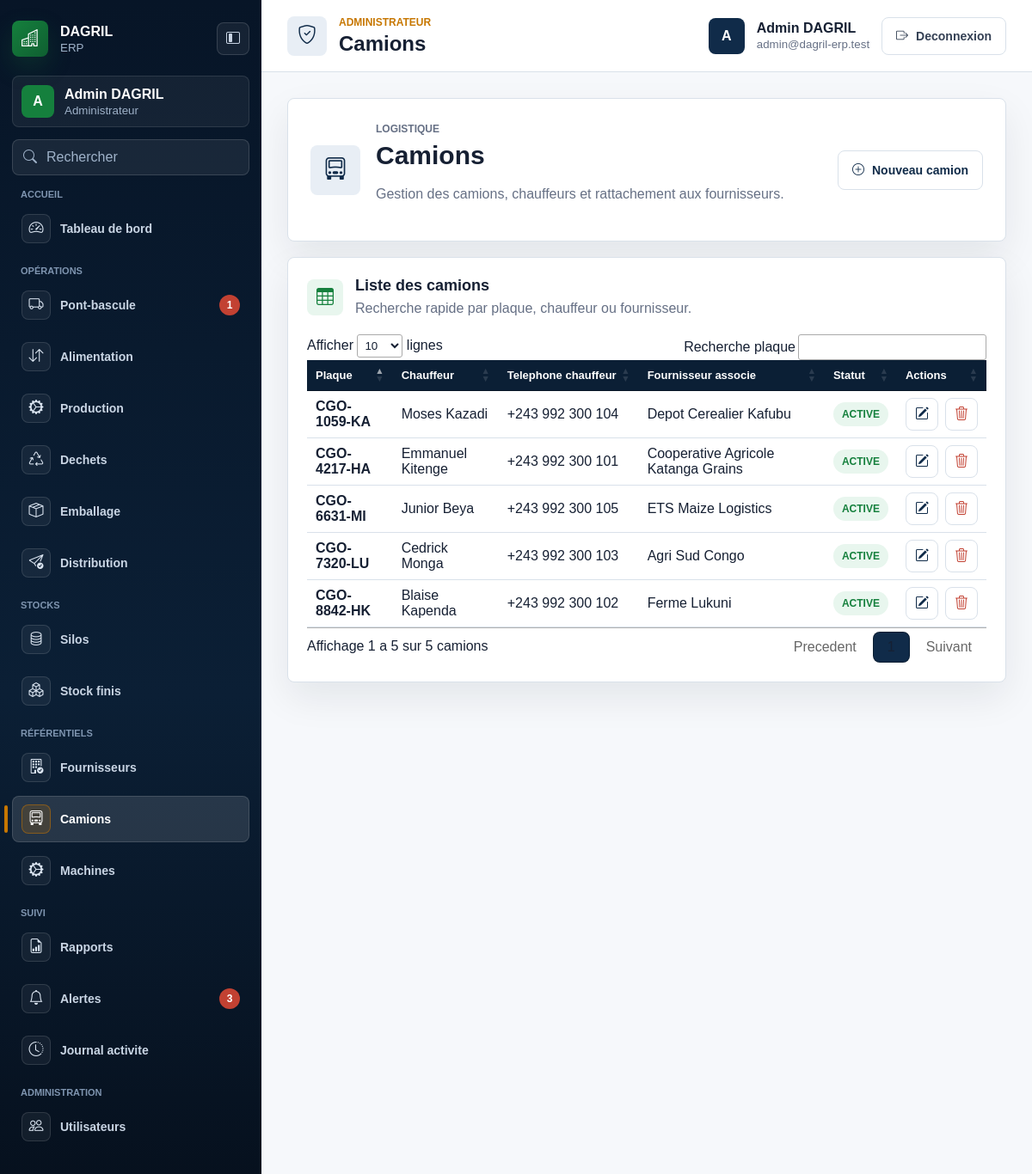
The page /trucks (signed in) on the database its author committed.
### tables this page shows
CREATE TABLE trucks (
  id INT UNSIGNED AUTO_INCREMENT PRIMARY KEY,
  supplier_id INT UNSIGNED NULL,
  plate_number VARCHAR(50) NOT NULL UNIQUE,
  driver_name VARCHAR(150) NULL,
  driver_phone VARCHAR(50) NULL,
  status ENUM('active', 'inactive', 'pending', 'validated', 'cancelled') NOT NULL DEFAULT 'active',
  created_at TIMESTAMP NOT NULL DEFAULT CURRENT_TIMESTAMP,
  updated_at TIMESTAMP NULL DEFAULT NULL ON UPDATE CURRENT_TIMESTAMP,
  deleted_at TIMESTAMP NULL DEFAULT NULL,
  CONSTRAINT fk_trucks_supplier FOREIGN KEY (supplier_id) REFERENCES suppliers(id)
);

CREATE TABLE suppliers (
  id INT UNSIGNED AUTO_INCREMENT PRIMARY KEY,
  name VARCHAR(180) NOT NULL,
  contact_name VARCHAR(150) NULL,
  phone VARCHAR(50) NULL,
  email VARCHAR(190) NULL,
  address TEXT NULL,
  rccm VARCHAR(100) NULL,
  id_nat VARCHAR(100) NULL,
  status ENUM('active', 'inactive', 'pending', 'validated', 'cancelled') NOT NULL DEFAULT 'active',
  created_at TIMESTAMP NOT NULL DEFAULT CURRENT_TIMESTAMP,
  updated_at TIMESTAMP NULL DEFAULT NULL ON UPDATE CURRENT_TIMESTAMP,
  deleted_at TIMESTAMP NULL DEFAULT NULL
);

### app/views/trucks/index.php (the view, shortened to what the rows shown need)
<section class="dashboard-hero">
    <span class="hero-icon"><i class="bi bi-truck-front"></i></span>
    <div>
        <p class="section-label">Logistique</p>
        <h2>Camions</h2>
        <p>Gestion des camions, chauffeurs et rattachement aux fournisseurs.</p>
    </div>
    <a href="<?= e(base_url('trucks/create')) ?>" class="page-action">
        <i class="bi bi-plus-circle"></i>
        <span>Nouveau camion</span>
    </a>
</section>
<section class="table-panel">
    <div class="panel-heading">
        <span class="panel-icon"><i class="bi bi-table"></i></span>
        <div>
            <h3>Liste des camions</h3>
            <p>Recherche rapide par plaque, chauffeur ou fournisseur.</p>
        </div>
    </div>
    <div class="table-responsive">
        <table id="trucksTable" class="enterprise-table">
            <thead>
                <tr>
                    <th>Plaque</th>
                    <th>Chauffeur</th>
                    <th>Telephone chauffeur</th>
                    <th>Fournisseur associe</th>
                    <th>Statut</th>
                    <th>Actions</th>
                </tr>
            </thead>
            <tbody>
                <?php foreach ($trucks as $truck): ?>
                    <tr>
                        <td><strong><?= e($truck['plate_number']) ?></strong></td>
                        <td><?= e($truck['driver_name'] ?: '-') ?></td>
                        <td><?= e($truck['driver_phone'] ?: '-') ?></td>
                        <td><?= e($truck['supplier_name'] ?: '-') ?></td>
                        <td><span class="status-badge status-<?= e($truck['status']) ?>"><?= e($truck['status']) ?></span></td>
                        <td>
                            <div class="table-actions">
                                <a href="<?= e(base_url('trucks/' . $truck['id'] . '/edit')) ?>" class="icon-button" title="Modifier">
                                    <i class="bi bi-pencil-square"></i>
                                </a>
                                <?php if (Auth::hasRole(['administrateur', 'direction'])): ?>
                                    <form method="post" action="<?= e(base_url('trucks/' . $truck['id'] . '/delete')) ?>" data-confirm="Supprimer ce camion ?">
                                        <button type="submit" class="icon-button danger" title="Supprimer">
                                            <i class="bi bi-trash3"></i>
                                        </button>
                                    </form>
                                <?php endif; ?>
                            </div>
                        </td>
                    </tr>
                <?php endforeach; ?>
            </tbody>
        </table>
    </div>
</section>
<link rel="stylesheet" href="https://cdn.datatables.net/1.13.8/css/jquery.dataTables.min.css">

### app/core/Router.php (shortened to what the rows shown need)
<?php
class Router
{
    private $routes = [];
    public function add($method, $path, $handler, array $options = [])
    {
        $this->routes[] = [
            'method' => strtoupper($method),
            'path' => '/' . trim($path, '/'),
            'handler' => $handler,
            'auth' => $options['auth'] ?? false,
            'roles' => $options['roles'] ?? [],
        ];
    }
    public function dispatch($method, $uri)
    {
        $requestPath = rawurldecode(parse_url($uri, PHP_URL_PATH));
        $requestPath = '/' . trim($requestPath, '/');
        foreach ($this->routes as $route) {
            $params = [];
            if ($route['method'] === strtoupper($method) && $this->matches($route['path'], $requestPath, $params)) {
                return $this->execute($route['handler'], $params);
            }
        }
    }
    private function matches($routePath, $requestPath, array &$params)
    {
        $pattern = preg_replace('#\{([a-zA-Z_][a-zA-Z0-9_]*)\}#', '(?P<$1>[^/]+)', $routePath);
        $pattern = '#^' . $pattern . '$#';
        if (!preg_match($pattern, $requestPath, $matches)) {
            return false;
        }
        return true;
    }
    private function execute($handler, array $params = [])
    {
        if (is_string($handler) && strpos($handler, '@') !== false) {
            list($controller, $action) = explode('@', $handler, 2);
            $instance = new $controllerClass();
            return call_user_func_array([$instance, $action], $params);
        }
        throw new InvalidArgumentException('Invalid route handler.');
    }
}

### rows shown on the page
trucks: plate_number "CGO-1059-KA", driver_name "Moses Kazadi", driver_phone "+243 992 300 104", supplier.name "Depot Cerealier Kafubu", status "ACTIVE"
trucks: plate_number "CGO-4217-HA", driver_name "Emmanuel Kitenge", driver_phone "+243 992 300 101", supplier.name "Cooperative Agricole Katanga Grains", status "ACTIVE"
trucks: plate_number "CGO-6631-MI", driver_name "Junior Beya", driver_phone "+243 992 300 105", supplier.name "ETS Maize Logistics", status "ACTIVE"
trucks: plate_number "CGO-7320-LU", driver_name "Cedrick Monga", driver_phone "+243 992 300 103", supplier.name "Agri Sud Congo", status "ACTIVE"
trucks: plate_number "CGO-8842-HK", driver_name "Blaise Kapenda", driver_phone "+243 992 300 102", supplier.name "Ferme Lukuni", status "ACTIVE"

### other values the page prints
$group['label'] "ACCUEIL"
$item['label'] "Tableau de bord"
$group['label'] "OPÉRATIONS"
$item['label'] "Pont-bascule"
$item['badge_value'] "1"
$item['label'] "Alimentation"
$item['label'] "Production"
$item['label'] "Dechets"
$item['label'] "Emballage"
$item['label'] "Distribution"
$group['label'] "STOCKS"
$item['label'] "Silos"
$item['label'] "Stock finis"
$group['label'] "RÉFÉRENTIELS"
$item['label'] "Fournisseurs"
